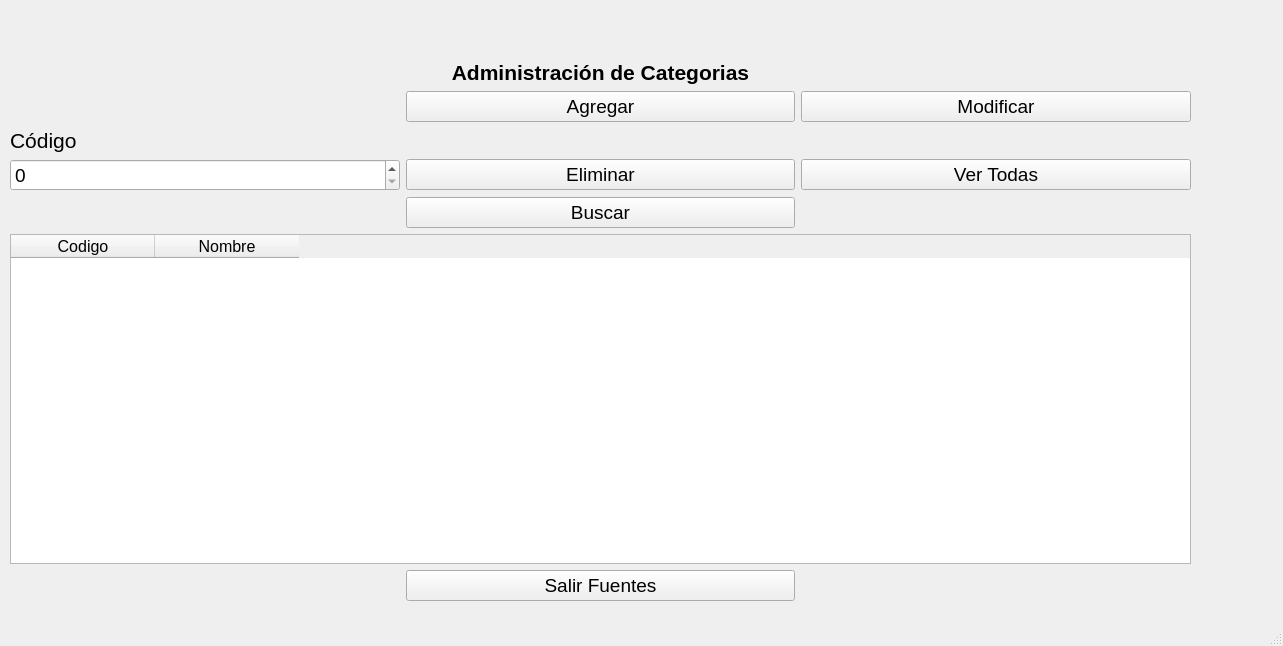
<?xml version="1.0" encoding="UTF-8"?>
<ui version="4.0">
 <class>AdmonCategorias</class>
 <widget class="QMainWindow" name="AdmonCategorias">
  <property name="geometry">
   <rect>
    <x>0</x>
    <y>0</y>
    <width>1283</width>
    <height>646</height>
   </rect>
  </property>
  <property name="windowTitle">
   <string>MainWindow</string>
  </property>
  <widget class="QWidget" name="centralwidget">
   <widget class="QWidget" name="layoutWidget">
    <property name="geometry">
     <rect>
      <x>10</x>
      <y>60</y>
      <width>1181</width>
      <height>541</height>
     </rect>
    </property>
    <layout class="QGridLayout" name="gridLayout">
     <item row="4" column="1">
      <widget class="QPushButton" name="PBBuscar">
       <property name="font">
        <font>
         <pointsize>14</pointsize>
        </font>
       </property>
       <property name="text">
        <string>Buscar</string>
       </property>
      </widget>
     </item>
     <item row="3" column="1">
      <widget class="QPushButton" name="PBEliminar">
       <property name="font">
        <font>
         <pointsize>14</pointsize>
        </font>
       </property>
       <property name="text">
        <string>Eliminar</string>
       </property>
      </widget>
     </item>
     <item row="1" column="2">
      <widget class="QPushButton" name="PBModificar">
       <property name="font">
        <font>
         <pointsize>14</pointsize>
        </font>
       </property>
       <property name="text">
        <string>Modificar</string>
       </property>
      </widget>
     </item>
     <item row="2" column="0" colspan="2">
      <widget class="QLabel" name="LCodigoEliminar">
       <property name="font">
        <font>
         <pointsize>16</pointsize>
        </font>
       </property>
       <property name="text">
        <string>Código</string>
       </property>
      </widget>
     </item>
     <item row="6" column="1">
      <widget class="QPushButton" name="PBSalir">
       <property name="font">
        <font>
         <pointsize>14</pointsize>
        </font>
       </property>
       <property name="text">
        <string>Salir Fuentes</string>
       </property>
      </widget>
     </item>
     <item row="1" column="1">
      <widget class="QPushButton" name="PBAgregar">
       <property name="font">
        <font>
         <pointsize>14</pointsize>
        </font>
       </property>
       <property name="text">
        <string>Agregar</string>
       </property>
      </widget>
     </item>
     <item row="3" column="0">
      <widget class="QSpinBox" name="SBCodigoEliminar">
       <property name="font">
        <font>
         <pointsize>14</pointsize>
        </font>
       </property>
       <property name="maximum">
        <number>999999999</number>
       </property>
      </widget>
     </item>
     <item row="0" column="0" colspan="3">
      <widget class="QLabel" name="LTitulo">
       <property name="minimumSize">
        <size>
         <width>100</width>
         <height>0</height>
        </size>
       </property>
       <property name="font">
        <font>
         <pointsize>16</pointsize>
         <weight>75</weight>
         <bold>true</bold>
        </font>
       </property>
       <property name="text">
        <string>Administración de Categorias</string>
       </property>
       <property name="alignment">
        <set>Qt::AlignCenter</set>
       </property>
      </widget>
     </item>
     <item row="3" column="2">
      <widget class="QPushButton" name="PBTodas">
       <property name="font">
        <font>
         <pointsize>14</pointsize>
        </font>
       </property>
       <property name="text">
        <string>Ver Todas</string>
       </property>
      </widget>
     </item>
     <item row="5" column="0" colspan="3">
      <widget class="QTableWidget" name="TWTabla">
       <property name="minimumSize">
        <size>
         <width>711</width>
         <height>0</height>
        </size>
       </property>
       <property name="font">
        <font>
         <pointsize>12</pointsize>
        </font>
       </property>
       <property name="sizeAdjustPolicy">
        <enum>QAbstractScrollArea::AdjustToContents</enum>
       </property>
       <attribute name="horizontalHeaderDefaultSectionSize">
        <number>144</number>
       </attribute>
       <attribute name="verticalHeaderMinimumSectionSize">
        <number>60</number>
       </attribute>
       <column>
        <property name="text">
         <string>Codigo</string>
        </property>
       </column>
       <column>
        <property name="text">
         <string>Nombre</string>
        </property>
       </column>
      </widget>
     </item>
    </layout>
   </widget>
  </widget>
  <widget class="QStatusBar" name="statusbar"/>
 </widget>
 <tabstops>
  <tabstop>SBCodigoEliminar</tabstop>
  <tabstop>PBEliminar</tabstop>
  <tabstop>TWTabla</tabstop>
 </tabstops>
 <resources/>
 <connections/>
</ui>
